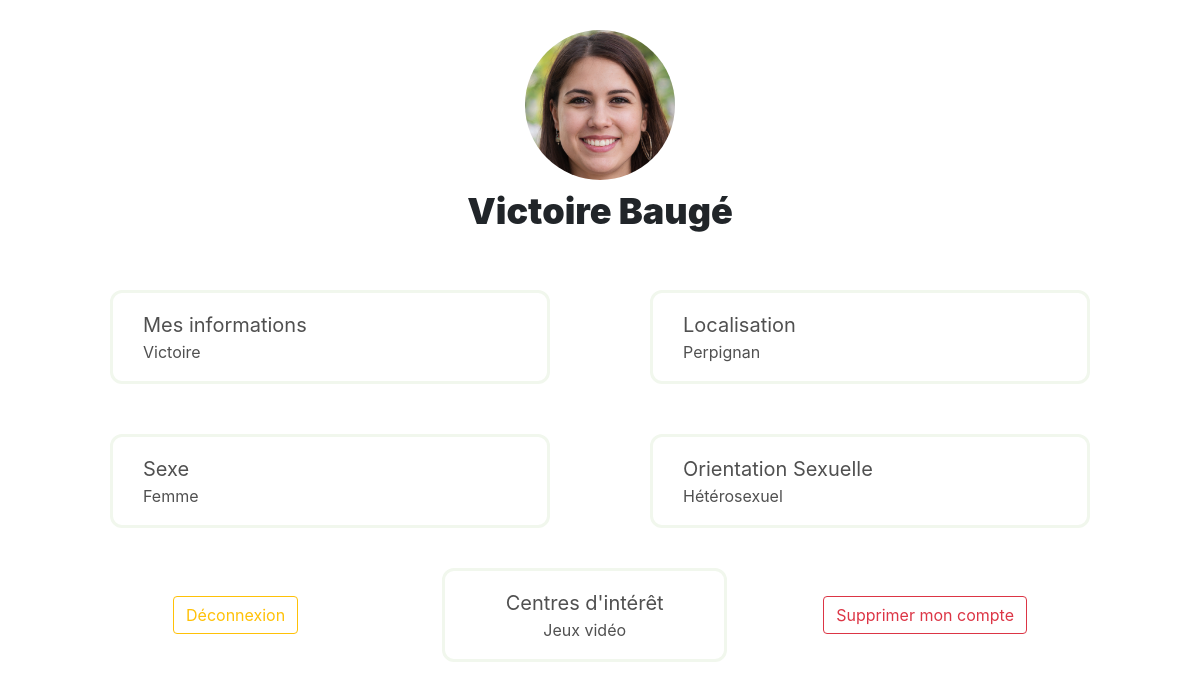
Page /settings (signed in) on the earlier database version.
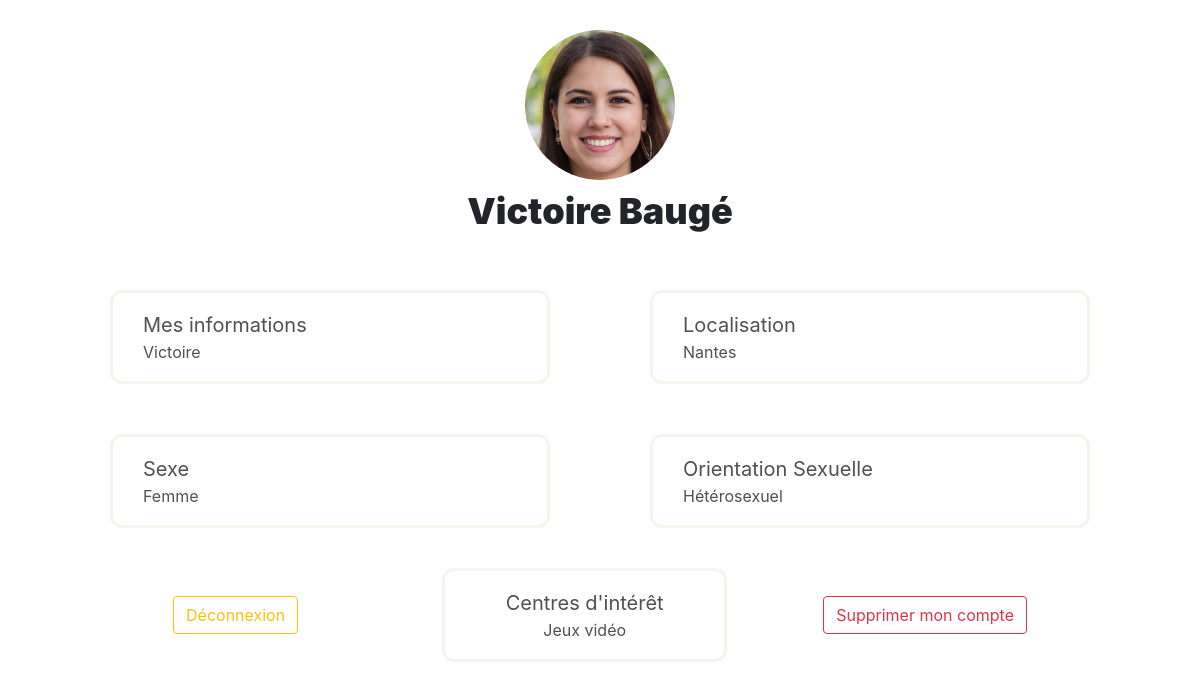
Same page on the later database version.
### project/models.py (models this page shows)
class User(UserMixin, db.Model):
    id = db.Column(db.Integer, primary_key=True) # Clé primaire
    profile_pic = db.Column(db.String(100))
    fname = db.Column(db.String(30))
    lname = db.Column(db.String(30))
    email = db.Column(db.String(50), unique=True)
    password = db.Column(db.String(20))
    age = db.Column(db.Integer)
    sexe = db.Column(db.String(10))
    localisation = db.Column(db.String(20))
    orientation = db.Column(db.String(10))
    hobbies = db.Column(db.String(100))

### project/main.py (the view)
@main.route('/settings')
@login_required
def settings():
    return render_template('settings.html', user=current_user)

### project/templates/settings.html (shortened to what this page needs)
<!DOCTYPE html>
<html lang="en">
<head>
    <link rel="stylesheet" href="../static/css/styles.css">
    <link rel="stylesheet" href="../static/css/settings.css">
    <link rel="stylesheet" href="https://cdn.jsdelivr.net/npm/bootstrap@4.0.0/dist/css/bootstrap.min.css">
    <link rel="stylesheet" href="https://cdnjs.cloudflare.com/ajax/libs/font-awesome/6.2.1/css/all.min.css" />
</head>
<body>
    <div class="profile-content d-flex flex-column align-items-center" style="max-width: 980px;margin: 30px auto 0 auto;">
        <div class="text-center avatar mb-2">
            <img class="rounded-circle" src="{{ user.profile_pic }}" width="150" height="150">
            <div class="name Fs(36) p-1" style="font-weight: 900;">{{ user.fname }} {{ user.lname }}</div>
        </div>
        <div class="profile-container">
            <div class="profile-card position-relative C(p)" data-toggle="modal" data-target="#Modal">
                <div class="content">
                    <div class="title">Mes informations</div>
                    <div class="subtitle Fs(16)">{{ user.fname }}</div>
                </div>
            </div>
            <div class="profile-card position-relative">
                <div class="content">
                    <div class="title">Localisation</div>
                    <div class="subtitle Fs(16)">{{ user.localisation }}</div>
                </div>
            </div>
            <div class="profile-card position-relative">
                <div class="content">
                    <div class="title">Sexe</div>
                    <div class="subtitle Fs(16)">{{ user.sexe }}</div>
                </div>
            </div>
            <div class="profile-card position-relative">
                <div class="content">
                    <div class="title">Orientation Sexuelle</div>
                    <div class="subtitle Fs(16)">{{ user.orientation }}</div>
                </div>
            </div>
        </div>
        <div class="container-fluid d-flex align-items-center justify-content-around">
            <form action="/deconnexion">
                <button class="btn btn-outline-warning">Déconnexion</button>
            </form>
            <div class="profile-card text-center ml-5" style="width: 30%;">
                <div class="content">
                    <div class="title">Centres d'intérêt</div>
                    <div class="subtitle Fs(16)">{{ user.hobbies }}</div>
                </div>
            </div>
            <form action="/delete">
                <button class="btn btn-outline-danger">Supprimer mon compte</button>
            </form>
        </div>
    </div>
</body>
</html>

### project/static/css/styles.css (style rules this page uses)
.C\(p\) { cursor: pointer; }
.Fs\(16\) { font-size: 16px; }
.Fs\(36\) { font-size: 36px; }

### project/static/css/settings.css (style rules this page uses)
.profile-container { display: grid; grid-template-columns: 1fr 1fr; grid-column-gap: 100px; grid-row-gap: 50px; width: 100%; margin: 40px 0; }
.content { position: relative; padding: 17px 30px; background: white; border-radius: 12px; border: solid 3px #f1f7ed; color: #505050; font-weight: 400; font-size: 20px; }

Differences in the rows shown:
changed User "Victoire": localisation "Perpignan" → "Nantes"
